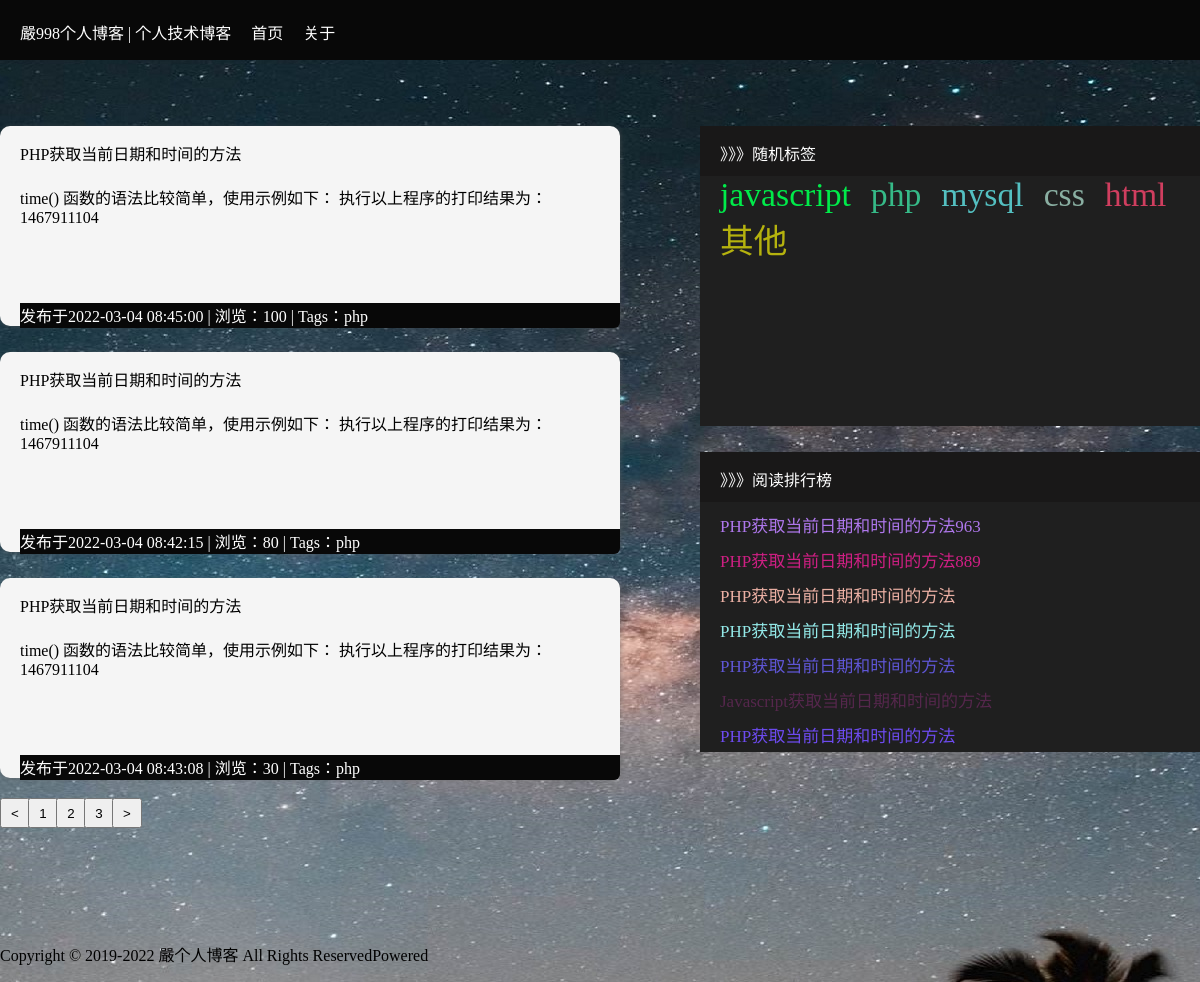
The page /public/article.php?tag=php&page=1 on the database its author committed.
### tables this page shows
CREATE TABLE `article` (
  `id` int(5) NOT NULL AUTO_INCREMENT,
  `title` varchar(255) DEFAULT NULL COMMENT '标题',
  `content` text COMMENT '内容',
  `fenclass` varchar(30) DEFAULT NULL COMMENT '分类',
  `time` int(50) DEFAULT NULL COMMENT '时间',
  `browse` int(30) DEFAULT NULL COMMENT '浏览',
  PRIMARY KEY (`id`)
);

### public/article.php (the view, shortened to what this page needs)
<?php
require '../admin/config.php';
$sql = "select `id`,`title` from article   order by `browse` desc  limit 7";
$read = mysqli_query($conn,$sql);
$readR = mysqli_fetch_all($read);
$pageSize = 3;
$tag = trim($_GET['tag']);
$pg = trim($_GET['page']);
$page = ($pg-1)*$pageSize;
$sql2 = "select count(*)  from article";
$result = mysqli_query($conn,$sql2);
$row1 =mysqli_fetch_row($result);
$pageNum = ceil($row1[0]/3);
$sql1 = "select * from article where `fenclass` = '{$tag}' order by `browse` desc limit $page,$pageSize";
$result1 = mysqli_query($conn,$sql1);
$row = mysqli_fetch_all($result1);
?>
<!DOCTYPE html>
<html lang="en">
<head>
    <link rel="stylesheet" href="/static/css/article.css">
</head>
<body id="body">
    <div id="all">
        <div class="header">
           <div class="header-ul">
                 <ul>
                    <li><a href="#">嚴998个人博客&nbsp;|&nbsp;个人技术博客</a></li>
                    <li><a href="/index.php">首页</a></li>
                    <li><a href="/public/self.php">关于</a></li>
                </ul>
           </div>
        </div>
        <div class="content">
            <div class="right">
                <?php
                    for($i=0;$i<3;$i++){
                ?>
                    <div>
                        <a href="/public/article-see.php?id=<?php echo $row[$i][0];?>"><?php echo $row[$i][1];?></a><br>
                        <p class="p1"><span class="content-span">
                            <?php
                                echo $row[$i][2];
                            ?>
                        </span></p>
                        <p><span class="content-span-footer">
                        发布于<?php echo date("Y-m-d H:i:s",$row[$i][4])?> |  浏览：<?php echo $row[$i][5]?> | Tags：<?php echo $row[$i][3]=='qita'?'其他':$row[$i][3]?>
                         </span></p>
                    </div>
                <?php
                     }
                ?>
               <p>
                    <a href="?tag=<?php echo $tag;?>&page=<?php echo $pg == 1?$pg:$pg-1;?>"><button><</button></a>
                    <a href="?tag=<?php echo $tag;?>&page=1"><button>1</button></a>
                    <a href="?tag=<?php echo $tag;?>&page=2">  <button>2</button></a>
                    <a href="?tag=<?php echo $tag;?>&page=3"> <button>3</button></a>
                    <a href="?tag=<?php echo $tag;?>&page=<?php echo $pg==$pageNum?$pageNum:$pg+1;?>"><button>></button></a>
               </p>
            </div>
            <div class="left">
                <div>
                    <p><span>》》》随机标签<span></p>
                   <ul class="left-ul">
                       <li><a href="/public/article.php?tag=javascript&page=1">javascript</a></li>
                       <li><a href="/public/article.php?tag=php&page=1">php</a></li>
                       <li><a href="/public/article.php?tag=mysql&page=1">mysql</a></li>
                       <li><a href="/public/article.php?tag=css&page=1">css</a></li>
                       <li><a href="/public/article.php?tag=html&page=1">html</a></li>
                       <li><a href="/public/article.php?tag=qita&page=1">其他</a></li>
                   </ul>
                </div>
                <div class="left-div2">
                    <p><span>》》》阅读排行榜<span></p>
                    <ul class="left-div2-ul">
                        <?php
                            for($i=0;$i<7;$i++){
                        ?>
                       <li><a href="/public/article-see.php?id=<?php echo $readR[$i][0];?>" class="ziti"><?php echo $readR[$i][1];?></a></li>
                       <?php
                            }
                       ?>
                   </ul>
                </div>
            </div>
        </div>
        <div class="footer">
            <div>
                <span>
                  Copyright © 2019-<?php echo date('Y');?> 嚴个人博客 All Rights ReservedPowered
                </span>
            </div>
        </div>
    </div>
</body>
</html>

### static/css/article.css (style rules this page uses)
* { padding:0; margin: 0; }
body { background-image:url("/static/images/12.jpg"); }
.header { position: fixed; width: 100%; height: 60px; top: 0px; z-index: 9999; background-color: #080808; }
.header>.header-ul { width: 1200px; margin: 0 auto; }
.header>.header-ul>ul { margin-top: 20px; }
.header>.header-ul li { list-style: none; float:left; margin-left: 20px; }
.header>.header-ul li>a { text-decoration: none; color:white; }
.content { margin:100px auto; width: 1200px; }
.right { width:600px; height:300px; display: inline-block; }
.right>div { width:600px; height:200px; background-color: #f5f5f5; border-radius: 10px; box-shadow: 1px 1px 5px rgba(97,97,97,.48); padding-left: 20px; margin-top: 26px; }
.right>div .p1 { width:600px; height:128px; display:-webkit-box; -webkit-box-orient: vertical; overflow: hidden; -webkit-line-clamp: 5; }
.right>div>a { display: inline-block; padding-top:15px; text-decoration:none; color:black; }
.right>div .content-span { display: block; margin-top:20px; }
.right>div .content-span-footer { display: block; margin-top:10px; background-color:#080808; height:25px; color:white; border-bottom-right-radius:6px; }
.left { width:500px; height:300px; margin-left:20px; float:right; }
.left>div { width:500px; height:300px; background: #1f1f1f; margin-top:26px; }
.left>div>p { background: #191818; color:white; height:50px; }
.left>div>p>span { display: inline-block; margin-top: 15px; margin-left: 20px; }
.left>div>ul>li { list-style: none; float: left; margin-left:20px; }
.left>div>.left-ul>li>a { color:black; text-decoration: none; font-size: 33.6677px; }
.left>.left-div2>ul>li { list-style: none; margin-top: 10px; }
.left>.left-div2>ul>li>a { color:white; text-decoration: none; font-size: 17px; }
.content>.right>p { margin-top: 20px; margin-left:6px; }
.content>.right>p>a>button { margin-left:-6px; width:30px; height:30px; }
.footer { width:100%; height:60px; }
.footer>div { width: 1200px; padding-top:20px; margin: 0 auto; }
.footer>div>span { color: black; }

### rows shown on the page
article: title "PHP获取当前日期和时间的方法", content "time() 函数的语法比较简单，使用示例如下： 执行以上程序的打印结果为： 1467911104", time "2022-03-04 08:45:00", browse "100", fenclass "php"
article: title "PHP获取当前日期和时间的方法", content "time() 函数的语法比较简单，使用示例如下： 执行以上程序的打印结果为： 1467911104", time "2022-03-04 08:42:15", browse "80", fenclass "php"
article: title "PHP获取当前日期和时间的方法", content "time() 函数的语法比较简单，使用示例如下： 执行以上程序的打印结果为： 1467911104", time "2022-03-04 08:43:08", browse "30", fenclass "php"
article: title "PHP获取当前日期和时间的方法963"
article: title "PHP获取当前日期和时间的方法889"
article: title "PHP获取当前日期和时间的方法"
article: title "PHP获取当前日期和时间的方法"
article: title "PHP获取当前日期和时间的方法"
article: title "Javascript获取当前日期和时间的方法"
article: title "PHP获取当前日期和时间的方法"
